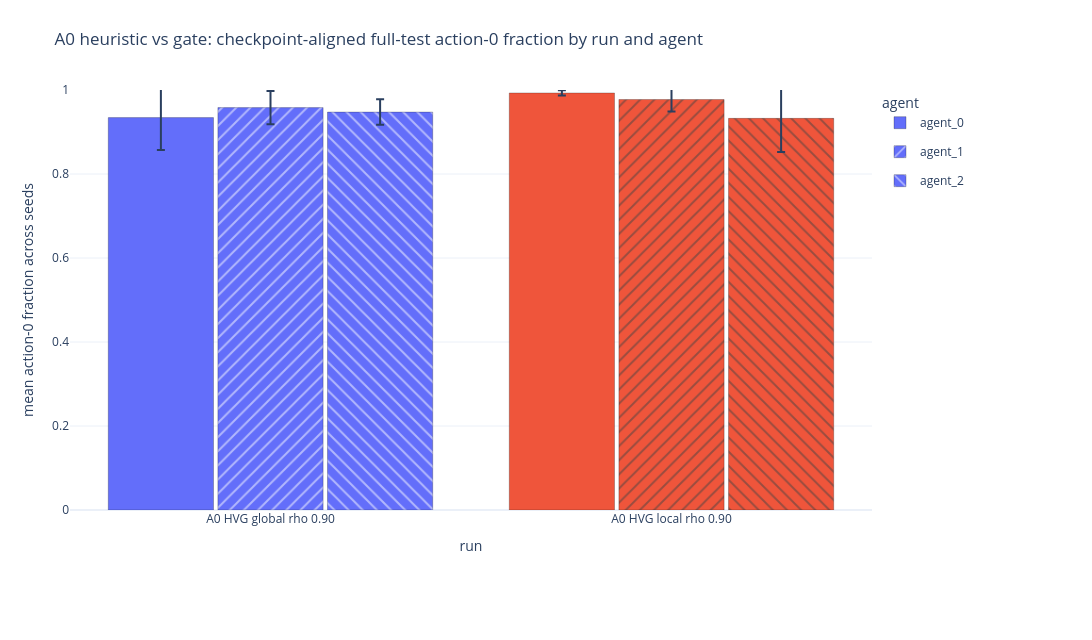

Source (notebook cell):
### Markdown cell above
## Checkpoint-Aligned Action-0 Plots

### Code cell
checkpoint_action0 = adm.full_test_checkpoint_action0_fraction_by_agent(
    ctx,
    checkpoint_name_regex=FULL_TEST_CHECKPOINT_REGEX,
    step_policy=STEP_MATCH_POLICY,
    max_step_delta=MAX_STEP_DELTA,
)

# This prints the source folders and checkpoint/full-test JSON paths immediately before the figures.
adm.display_metric_output(checkpoint_action0, table_rows=80)

### Figure 1 — Plotly figure (JSON) as saved in the notebook; plotly's stock layout.template omitted (floating-point values rounded to 4 significant figures)
{"data": [{"customdata": [[0.07695, 3, "[0, 1, 2]", null, 0, "['a0_hvg_01_eval_rho090_s0', 'a0_hvg_01_eval_rho090_s1', 'a0_hvg_01_eval_rho090_s2']"], [0.00624, 3, "[0, 1, 2]", null, 0, "['a0_hvg_04_eval_local_rho090_s0', 'a0_hvg_04_eval_local_rho090_s1', 'a0_hvg_04_eval_local_rho090_s2']"]], "error_y": {"array": [0.07695, 0.00624], "type": "data", "visible": true}, "hovertemplate": "run=%{x}<br>agent=agent_0<br>mean action-0 fraction=%{y:.4f}<br>std across seeds=%{customdata[0]:.4f}<br>n_seeds=%{customdata[1]}<br>seeds=%{customdata[2]}<br>mean action-0 count=%{customdata[3]:.0f}<br>std action-0 count=%{customdata[4]:.0f}<br>seed runs=%{customdata[5]}<extra></extra>", "legendgroup": "agent_0", "marker": {"color": ["#636EFA", "#EF553B"], "line": {"color": "rgba(0,0,0,0.35)", "width": 0.7}, "pattern": {"shape": ""}}, "name": "agent_0", "type": "bar", "x": ["A0 HVG global rho 0.90", "A0 HVG local rho 0.90"], "y": [0.9343, 0.993]}, {"customdata": [[0.0397, 3, "[0, 1, 2]", null, 0, "['a0_hvg_01_eval_rho090_s0', 'a0_hvg_01_eval_rho090_s1', 'a0_hvg_01_eval_rho090_s2']"], [0.02852, 3, "[0, 1, 2]", null, 0, "['a0_hvg_04_eval_local_rho090_s0', 'a0_hvg_04_eval_local_rho090_s1', 'a0_hvg_04_eval_local_rho090_s2']"]], "error_y": {"array": [0.0397, 0.02852], "type": "data", "visible": true}, "hovertemplate": "run=%{x}<br>agent=agent_1<br>mean action-0 fraction=%{y:.4f}<br>std across seeds=%{customdata[0]:.4f}<br>n_seeds=%{customdata[1]}<br>seeds=%{customdata[2]}<br>mean action-0 count=%{customdata[3]:.0f}<br>std action-0 count=%{customdata[4]:.0f}<br>seed runs=%{customdata[5]}<extra></extra>", "legendgroup": "agent_1", "marker": {"color": ["#636EFA", "#EF553B"], "line": {"color": "rgba(0,0,0,0.35)", "width": 0.7}, "pattern": {"shape": "/"}}, "name": "agent_1", "type": "bar", "x": ["A0 HVG global rho 0.90", "A0 HVG local rho 0.90"], "y": [0.9581, 0.9774]}, {"customdata": [[0.03035, 3, "[0, 1, 2]", null, 0, "['a0_hvg_01_eval_rho090_s0', 'a0_hvg_01_eval_rho090_s1', 'a0_hvg_01_eval_rho090_s2']"], [0.07991, 3, "[0, 1, 2]", null, 0, "['a0_hvg_04_eval_local_rho090_s0', 'a0_hvg_04_eval_local_rho090_s1', 'a0_hvg_04_eval_local_rho090_s2']"]], "error_y": {"array": [0.03035, 0.07991], "type": "data", "visible": true}, "hovertemplate": "run=%{x}<br>agent=agent_2<br>mean action-0 fraction=%{y:.4f}<br>std across seeds=%{customdata[0]:.4f}<br>n_seeds=%{customdata[1]}<br>seeds=%{customdata[2]}<br>mean action-0 count=%{customdata[3]:.0f}<br>std action-0 count=%{customdata[4]:.0f}<br>seed runs=%{customdata[5]}<extra></extra>", "legendgroup": "agent_2", "marker": {"color": ["#636EFA", "#EF553B"], "line": {"color": "rgba(0,0,0,0.35)", "width": 0.7}, "pattern": {"shape": "\\"}}, "name": "agent_2", "type": "bar", "x": ["A0 HVG global rho 0.90", "A0 HVG local rho 0.90"], "y": [0.9474, 0.9324]}], "layout": {"bargap": 0.18, "bargroupgap": 0.04, "barmode": "group", "height": 640, "legend": {"orientation": "v", "title": {"text": "agent"}, "x": 1.01, "xanchor": "left", "y": 1, "yanchor": "top"}, "margin": {"b": 130, "l": 70, "r": 220, "t": 90}, "title": {"text": "A0 heuristic vs gate: checkpoint-aligned full-test action-0 fraction by run and agent"}, "width": 1450, "xaxis": {"categoryarray": ["A0 HVG global rho 0.90", "A0 HVG local rho 0.90"], "categoryorder": "array", "title": {"text": "run"}}, "yaxis": {"range": [0, 1], "title": {"text": "mean action-0 fraction across seeds"}}}}
